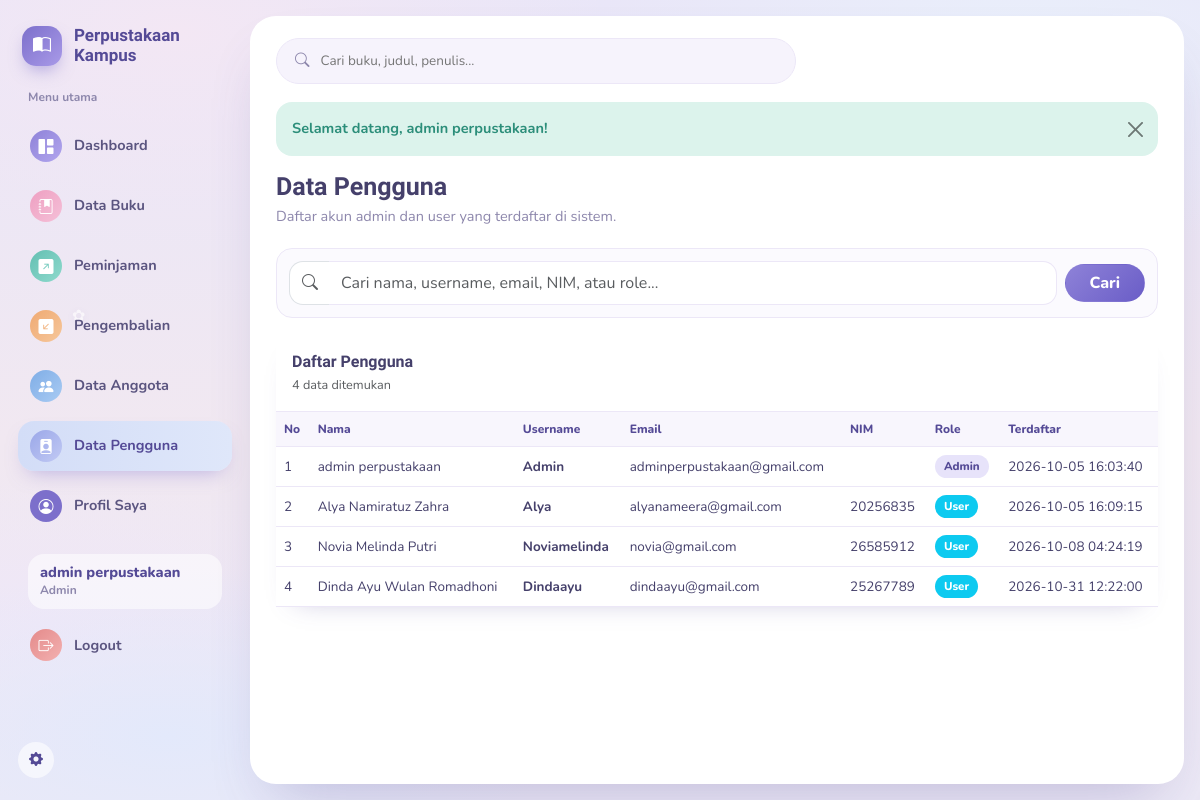
/pengguna (signed in), run on the app's committed database.
### tables this page shows
CREATE TABLE `users` (
  `id` int(11) NOT NULL,
  `nama` varchar(100) NOT NULL,
  `username` varchar(50) NOT NULL,
  `email` varchar(100) NOT NULL,
  `nim` varchar(20) DEFAULT NULL,
  `password` varchar(255) NOT NULL,
  `role` enum('admin','user') NOT NULL DEFAULT 'user',
  `created_at` timestamp NOT NULL DEFAULT current_timestamp()
);

### app/Core/Controller.php (called while the page is built, shortened)
<?php
abstract class Controller
{
    protected function view(string $view, array $data = [], string $layout = 'main'): void
    {
        extract($data);
        $viewFile = __DIR__ . '/../Views/' . $view . '.php';
        require $viewFile;
    }
}

### app/Controllers/PenggunaController.php (called while the page is built, shortened)
<?php
class PenggunaController extends Controller
{
    public function index(): void
    {
        $search  = trim($_GET['q'] ?? '');
        $service = new AuthService();
        $this->view('pengguna/index', [
            'title'         => 'Data Pengguna',
            'daftarPengguna'=> $service->getAllUsers($search),
            'search'        => $search,
        ]);
    }
}

### public/index.php (called while the page is built, shortened)
<?php
spl_autoload_register(function (string $class) {
    $prefix = 'App\\';
    $relative = substr($class, strlen($prefix));
    $path = BASE_PATH . '/app/' . str_replace('\\', '/', $relative) . '.php';
});
$routes = require BASE_PATH . '/routes/web.php';
try {
    (new Router($routes))->dispatch();
} catch (\Throwable $e) {
    Logger::error('Unhandled exception: ' . $e->getMessage());
    http_response_code(500);
    echo 'Terjadi kesalahan pada server. Silakan coba lagi.';
}

### app/Repositories/UserRepository.php (called while the page is built, shortened)
<?php
class UserRepository
{
    private PDO $db;
    public function __construct()
    {
        $this->db = Database::getInstance();
    }
    public function all(string $search = ''): array
    {
        $sql    = 'SELECT id, nama, username, email, nim, role, created_at FROM users';
        $params = [];
        $sql .= ' ORDER BY id ASC';
        $stmt = $this->db->prepare($sql);
        $stmt->execute($params);
        return $stmt->fetchAll();
    }
}

### config/database.php (called while the page is built)
<?php
return [
    'host'     => 'localhost',
    'dbname'   => 'perpustakaan',
    'username' => 'root',
    'password' => '',
    'charset'  => 'utf8mb4',
];

### app/Config/Database.php (called while the page is built, shortened)
<?php
class Database
{
    private static ?PDO $instance = null;
    public static function getInstance(): PDO
    {
        if (self::$instance === null) {
            $config = require __DIR__ . '/../../config/database.php';
            $dsn = "mysql:host={$config['host']};dbname={$config['dbname']};charset={$config['charset']}";
            try {
                self::$instance = new PDO($dsn, $config['username'], $config['password'], [
                    PDO::ATTR_ERRMODE            => PDO::ERRMODE_EXCEPTION,
                    PDO::ATTR_DEFAULT_FETCH_MODE => PDO::FETCH_ASSOC,
                    PDO::ATTR_EMULATE_PREPARES   => false,
                ]);
            } catch (PDOException $e) {
                throw new PDOException('Koneksi database gagal.');
            }
        }
        return self::$instance;
    }
}

### app/Services/AuthService.php (called while the page is built, shortened)
<?php
class AuthService
{
    private UserRepository $repo;
    public function __construct()
    {
        $this->repo        = new UserRepository();
    }
    public function getAllUsers(string $search = ''): array
    {
        return $this->repo->all(trim($search));
    }
}

### app/Views/pengguna/index.php (the view, shortened to what this page needs)
<div class="page-head">
  <div><h1>Data Pengguna</h1><p>Daftar akun admin dan user yang terdaftar di sistem.</p></div>
</div>
<div class="search-box mb-3">
  <form method="GET" action="<?= BASE_URL ?>/pengguna" class="row g-2 align-items-center">
    <div class="col"><div class="input-group"><span class="input-group-text bg-white border-end-0"><i class="bi bi-search text-muted"></i></span><input name="q" value="<?= htmlspecialchars($search ?? '') ?>" class="form-control border-start-0" placeholder="Cari nama, username, email, NIM, atau role..."></div></div>
    <div class="col-auto"><button class="btn btn-primary px-4">Cari</button></div>
  </form>
</div>
<div class="card">
  <div class="card-header bg-white p-3"><div class="section-title">Daftar Pengguna</div><small class="text-muted"><?= count($daftarPengguna) ?> data ditemukan</small></div>
  <div class="table-responsive">
    <table class="table align-middle">
      <thead><tr><th>No</th><th>Nama</th><th>Username</th><th>Email</th><th>NIM</th><th>Role</th><th>Terdaftar</th></tr></thead>
      <tbody>
      <?php if (!$daftarPengguna): ?>
        <tr><td colspan="7"><div class="empty-state"><i class="bi bi-people"></i>Tidak ada pengguna yang sesuai.</div></td></tr>
      <?php else: $no = 1; foreach ($daftarPengguna as $u): ?>
        <tr>
          <td><?= $no++ ?></td>
          <td><?= htmlspecialchars($u['nama']) ?></td>
          <td><strong><?= htmlspecialchars($u['username']) ?></strong></td>
          <td><?= htmlspecialchars($u['email']) ?></td>
          <td><?= htmlspecialchars($u['nim'] ?? '-') ?></td>
          <td><?= $u['role'] === 'admin' ? '<span class="badge bg-primary">Admin</span>' : '<span class="badge bg-info text-white">User</span>' ?></td>
          <td><?= htmlspecialchars($u['created_at']) ?></td>
        </tr>
      <?php endforeach; endif; ?>
      </tbody>
    </table>
  </div>
</div>

### public/assets/css/app.css (style rules this page uses)
:root { --purple:#7C6FCB; --purple-dark:#544A96; --pink:#F0A8C4; --mint:#6FC9BE; --peach:#F5B98C; --sky:#8FB6E8; --ink:#45406B; --muted:#8D87AC; --line:#ECE7F7; --active:#D3DDF7; --radius-lg:26px; --radius-md:16px; }
* { box-sizing:border-box }
body { margin:0; min-height:100vh; font-family:'Nunito',Segoe UI,Arial,sans-serif; font-size:14.5px; color:var(--ink); background: radial-gradient(46% 30% at 14% 92%, #E3E9FB 0%, transparent 70%), radial-gradient(40% 26% at 4% 78%, #EFE7F7 0%, transparent 70%), radial-gradient(55% 40% at 85% 6%, #E9EFFB 0%, transparent 65%), radial-gradient(60% 45% at 15% 4%, #F3E7F4 0%, transparent 60%), linear-gradient(180deg,#E9E6F8 0%, #F1E8F1 55%, #ECE9F6 100%); background-attachment:fixed; }
.page-head { display:flex;align-items:center;justify-content:space-between;gap:18px;margin-bottom:20px;flex-wrap:wrap }
.page-head h1 { font-family:'Baloo 2',sans-serif;font-size:25px;margin:0;font-weight:700;color:var(--ink) }
.page-head p { margin:4px 0 0;color:var(--muted) }
.search-box { background:#FBFAFE;border:1px solid var(--line);border-radius:var(--radius-md);padding:12px }
.search-box .form-control { height:44px }
.search-box .input-group-text { border-radius:14px 0 0 14px !important }
.search-box .form-control { border-radius:0 14px 14px 0 !important }
.card { border:0;border-radius:var(--radius-md);box-shadow:0 12px 26px -20px rgba(84,74,150,.4) }
.card-header { background:#fff !important;border-bottom:1px solid var(--line) !important;border-radius:var(--radius-md) var(--radius-md) 0 0 !important }
.section-title { font-family:'Baloo 2',sans-serif;font-size:16px;font-weight:700;color:var(--ink) }
.table { margin:0 }
.table thead th { font-size:12px;color:var(--purple-dark);background:#F8F6FD;border-bottom:1px solid var(--line);white-space:nowrap;font-weight:800 }
.table tbody td { font-size:13.5px;color:var(--ink);border-color:var(--line) }
.badge { font-weight:800;padding:.5em .8em;border-radius:999px;font-size:11.5px }
.badge.bg-primary { background:#E7E3FA !important;color:var(--purple-dark) !important }
.btn { border-radius:999px;font-weight:800;padding-inline:18px }
.btn-primary { background:linear-gradient(135deg,#8E82D8,#6A5DC7);border-color:transparent }
.form-control,.form-select { border-radius:14px;border-color:var(--line);min-height:44px }

### data on the page
users: nama "admin perpustakaan", username "Admin", email "adminperpustakaan@gmail.com", role "Admin", created_at "2026-10-05 16:03:40"
users: nama "Alya Namiratuz Zahra", username "Alya", email "alyanameera@gmail.com", nim "20256835", role "User", created_at "2026-10-05 16:09:15"
users: nama "Novia Melinda Putri", username "Noviamelinda", email "novia@gmail.com", nim "26585912", role "User", created_at "2026-10-08 04:24:19"
users: nama "Dinda Ayu Wulan Romadhoni", username "Dindaayu", email "dindaayu@gmail.com", nim "25267789", role "User", created_at "2026-10-31 12:22:00"

### other printed values
Auth::nama() "admin perpustakaan"
$flash['message'] "Selamat datang, admin perpustakaan!"
count($daftarPengguna) "4"
